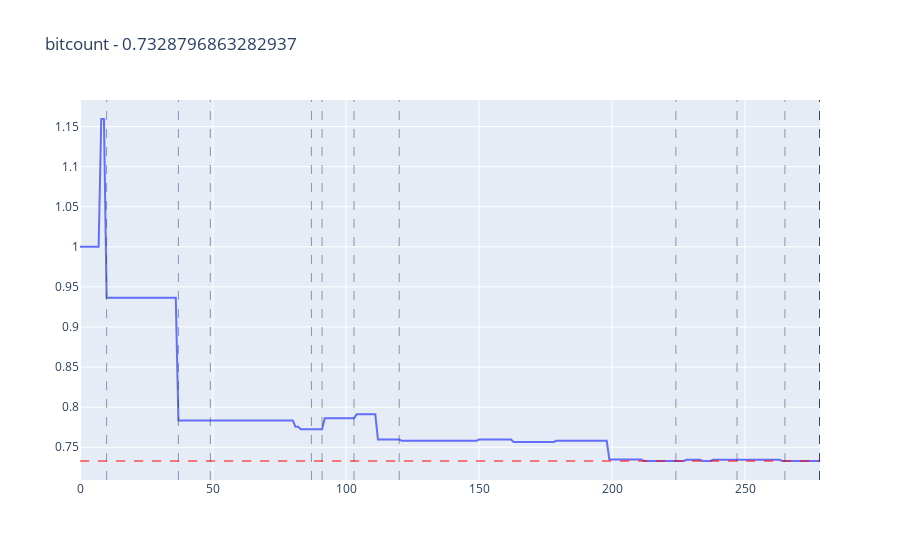
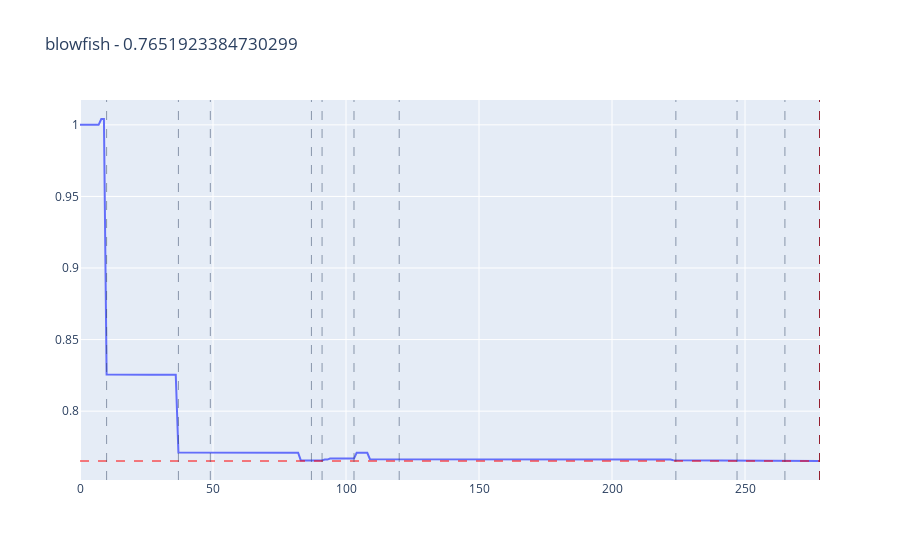
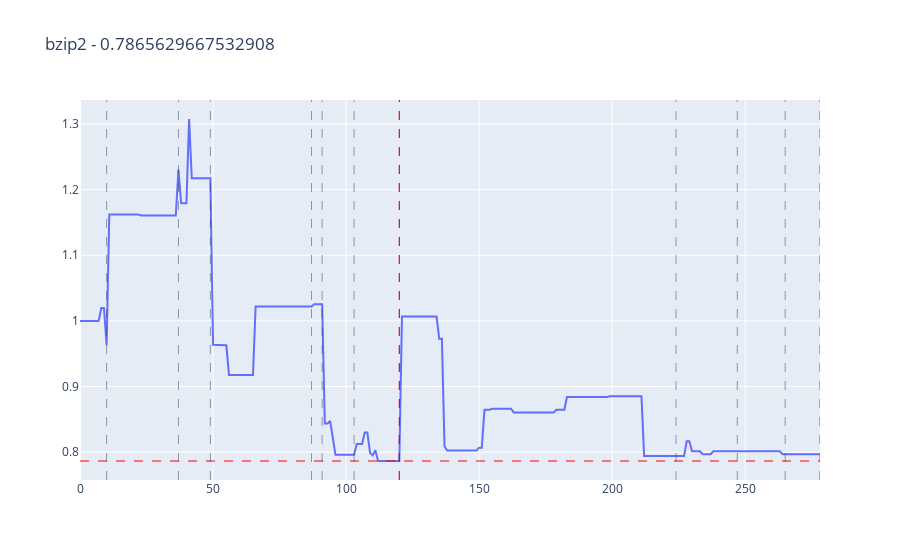
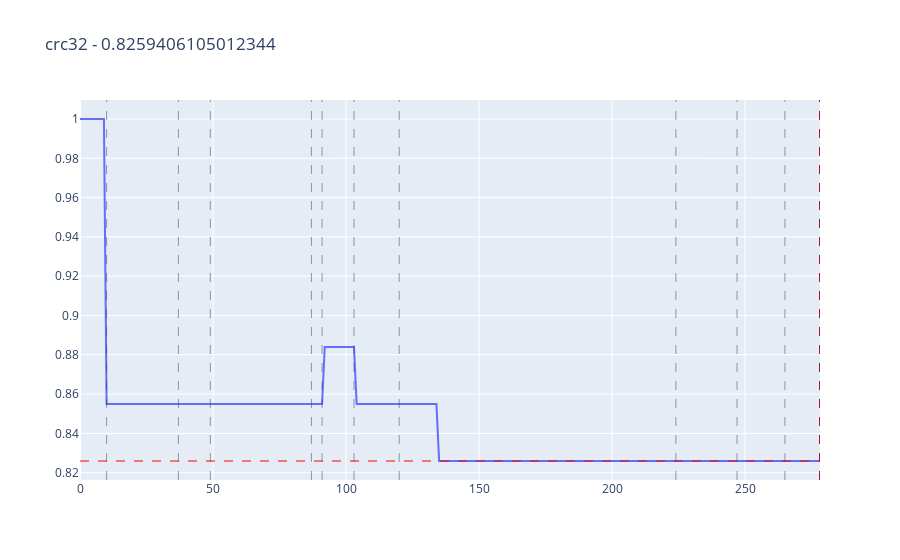

Here is the notebook cell these charts were saved with, in order:
### Code cell
import plotly.graph_objects as go

agmins = []

for name, data in results.items():
    fig = go.Figure()
    if len(data) > 0:
        np_data = np.array(data)
        agmins.append(len(np_data) - np.argmin(np_data[::-1]) - 1)
        fig.add_trace(go.Scatter(y=np_data / np_data[0],
                    mode='lines',
                    # mode='lines+markers',
                    name=name))

        fig.add_hline(y=np.min(np_data / np_data[0]), line_width=1, line_dash="dash", line_color="red")
        fig.add_vline(x=agmins[-1], line_width=1, line_dash="dash", line_color="red")
    
        # for i in range(len(O3_SEQ)):
        #     if O3_SEQ[i] == "-simplifycfg":
        #         fig.add_vline(x=i + 1, line_width=0.5, line_dash="dash")
        for el in agmins_prev:
            fig.add_vline(x=el, line_width=0.5, line_dash="dash")
    
        
        fig.update_layout(
            # width=1750, height=1000
            # width=1750, height=1500
            title=f"{name} - {np_data.min()/ np_data[0]}",
        )
    fig.show()

### Figure 1 — Plotly figure (JSON) as saved in the notebook; plotly's stock layout.template omitted (floating-point values rounded to 4 significant figures; data arrays with more than 128 entries replaced by an {"elided": "..."} marker saying what was removed)
{"data": [{"mode": "lines", "name": "bitcount", "type": "scatter", "y": {"elided": "279 float values"}}], "layout": {"autosize": true, "shapes": [{"line": {"color": "red", "dash": "dash", "width": 1}, "type": "line", "x0": 0, "x1": 1, "xref": "x domain", "y0": 0.7329, "y1": 0.7329, "yref": "y"}, {"line": {"color": "red", "dash": "dash", "width": 1}, "type": "line", "x0": 278, "x1": 278, "xref": "x", "y0": 0, "y1": 1, "yref": "y domain"}, {"line": {"dash": "dash", "width": 0.5}, "type": "line", "x0": 10, "x1": 10, "xref": "x", "y0": 0, "y1": 1, "yref": "y domain"}, {"line": {"dash": "dash", "width": 0.5}, "type": "line", "x0": 37, "x1": 37, "xref": "x", "y0": 0, "y1": 1, "yref": "y domain"}, {"line": {"dash": "dash", "width": 0.5}, "type": "line", "x0": 49, "x1": 49, "xref": "x", "y0": 0, "y1": 1, "yref": "y domain"}, {"line": {"dash": "dash", "width": 0.5}, "type": "line", "x0": 87, "x1": 87, "xref": "x", "y0": 0, "y1": 1, "yref": "y domain"}, {"line": {"dash": "dash", "width": 0.5}, "type": "line", "x0": 91, "x1": 91, "xref": "x", "y0": 0, "y1": 1, "yref": "y domain"}, {"line": {"dash": "dash", "width": 0.5}, "type": "line", "x0": 103, "x1": 103, "xref": "x", "y0": 0, "y1": 1, "yref": "y domain"}, {"line": {"dash": "dash", "width": 0.5}, "type": "line", "x0": 120, "x1": 120, "xref": "x", "y0": 0, "y1": 1, "yref": "y domain"}, {"line": {"dash": "dash", "width": 0.5}, "type": "line", "x0": 224, "x1": 224, "xref": "x", "y0": 0, "y1": 1, "yref": "y domain"}, {"line": {"dash": "dash", "width": 0.5}, "type": "line", "x0": 247, "x1": 247, "xref": "x", "y0": 0, "y1": 1, "yref": "y domain"}, {"line": {"dash": "dash", "width": 0.5}, "type": "line", "x0": 265, "x1": 265, "xref": "x", "y0": 0, "y1": 1, "yref": "y domain"}, {"line": {"dash": "dash", "width": 0.5}, "type": "line", "x0": 278, "x1": 278, "xref": "x", "y0": 0, "y1": 1, "yref": "y domain"}], "title": {"text": "bitcount - 0.7328796863282937"}, "xaxis": {"autorange": true, "range": [0, 278.2]}, "yaxis": {"autorange": true, "range": [0.7092, 1.183], "type": "linear"}}}

### Figure 2 — Plotly figure (JSON) as saved in the notebook; plotly's stock layout.template omitted (floating-point values rounded to 4 significant figures; data arrays with more than 128 entries replaced by an {"elided": "..."} marker saying what was removed)
{"data": [{"mode": "lines", "name": "blowfish", "type": "scatter", "y": {"elided": "279 float values"}}], "layout": {"autosize": true, "shapes": [{"line": {"color": "red", "dash": "dash", "width": 1}, "type": "line", "x0": 0, "x1": 1, "xref": "x domain", "y0": 0.7652, "y1": 0.7652, "yref": "y"}, {"line": {"color": "red", "dash": "dash", "width": 1}, "type": "line", "x0": 278, "x1": 278, "xref": "x", "y0": 0, "y1": 1, "yref": "y domain"}, {"line": {"dash": "dash", "width": 0.5}, "type": "line", "x0": 10, "x1": 10, "xref": "x", "y0": 0, "y1": 1, "yref": "y domain"}, {"line": {"dash": "dash", "width": 0.5}, "type": "line", "x0": 37, "x1": 37, "xref": "x", "y0": 0, "y1": 1, "yref": "y domain"}, {"line": {"dash": "dash", "width": 0.5}, "type": "line", "x0": 49, "x1": 49, "xref": "x", "y0": 0, "y1": 1, "yref": "y domain"}, {"line": {"dash": "dash", "width": 0.5}, "type": "line", "x0": 87, "x1": 87, "xref": "x", "y0": 0, "y1": 1, "yref": "y domain"}, {"line": {"dash": "dash", "width": 0.5}, "type": "line", "x0": 91, "x1": 91, "xref": "x", "y0": 0, "y1": 1, "yref": "y domain"}, {"line": {"dash": "dash", "width": 0.5}, "type": "line", "x0": 103, "x1": 103, "xref": "x", "y0": 0, "y1": 1, "yref": "y domain"}, {"line": {"dash": "dash", "width": 0.5}, "type": "line", "x0": 120, "x1": 120, "xref": "x", "y0": 0, "y1": 1, "yref": "y domain"}, {"line": {"dash": "dash", "width": 0.5}, "type": "line", "x0": 224, "x1": 224, "xref": "x", "y0": 0, "y1": 1, "yref": "y domain"}, {"line": {"dash": "dash", "width": 0.5}, "type": "line", "x0": 247, "x1": 247, "xref": "x", "y0": 0, "y1": 1, "yref": "y domain"}, {"line": {"dash": "dash", "width": 0.5}, "type": "line", "x0": 265, "x1": 265, "xref": "x", "y0": 0, "y1": 1, "yref": "y domain"}, {"line": {"dash": "dash", "width": 0.5}, "type": "line", "x0": 278, "x1": 278, "xref": "x", "y0": 0, "y1": 1, "yref": "y domain"}], "title": {"text": "blowfish - 0.7651923384730299"}, "xaxis": {"autorange": true, "range": [0, 278.2]}, "yaxis": {"autorange": true, "range": [0.7519, 1.017], "type": "linear"}}}

### Figure 3 — Plotly figure (JSON) as saved in the notebook; plotly's stock layout.template omitted (floating-point values rounded to 4 significant figures; data arrays with more than 128 entries replaced by an {"elided": "..."} marker saying what was removed)
{"data": [{"mode": "lines", "name": "bzip2", "type": "scatter", "y": {"elided": "279 float values"}}], "layout": {"autosize": true, "shapes": [{"line": {"color": "red", "dash": "dash", "width": 1}, "type": "line", "x0": 0, "x1": 1, "xref": "x domain", "y0": 0.7866, "y1": 0.7866, "yref": "y"}, {"line": {"color": "red", "dash": "dash", "width": 1}, "type": "line", "x0": 120, "x1": 120, "xref": "x", "y0": 0, "y1": 1, "yref": "y domain"}, {"line": {"dash": "dash", "width": 0.5}, "type": "line", "x0": 10, "x1": 10, "xref": "x", "y0": 0, "y1": 1, "yref": "y domain"}, {"line": {"dash": "dash", "width": 0.5}, "type": "line", "x0": 37, "x1": 37, "xref": "x", "y0": 0, "y1": 1, "yref": "y domain"}, {"line": {"dash": "dash", "width": 0.5}, "type": "line", "x0": 49, "x1": 49, "xref": "x", "y0": 0, "y1": 1, "yref": "y domain"}, {"line": {"dash": "dash", "width": 0.5}, "type": "line", "x0": 87, "x1": 87, "xref": "x", "y0": 0, "y1": 1, "yref": "y domain"}, {"line": {"dash": "dash", "width": 0.5}, "type": "line", "x0": 91, "x1": 91, "xref": "x", "y0": 0, "y1": 1, "yref": "y domain"}, {"line": {"dash": "dash", "width": 0.5}, "type": "line", "x0": 103, "x1": 103, "xref": "x", "y0": 0, "y1": 1, "yref": "y domain"}, {"line": {"dash": "dash", "width": 0.5}, "type": "line", "x0": 120, "x1": 120, "xref": "x", "y0": 0, "y1": 1, "yref": "y domain"}, {"line": {"dash": "dash", "width": 0.5}, "type": "line", "x0": 224, "x1": 224, "xref": "x", "y0": 0, "y1": 1, "yref": "y domain"}, {"line": {"dash": "dash", "width": 0.5}, "type": "line", "x0": 247, "x1": 247, "xref": "x", "y0": 0, "y1": 1, "yref": "y domain"}, {"line": {"dash": "dash", "width": 0.5}, "type": "line", "x0": 265, "x1": 265, "xref": "x", "y0": 0, "y1": 1, "yref": "y domain"}, {"line": {"dash": "dash", "width": 0.5}, "type": "line", "x0": 278, "x1": 278, "xref": "x", "y0": 0, "y1": 1, "yref": "y domain"}], "title": {"text": "bzip2 - 0.7865629667532908"}, "xaxis": {"autorange": true, "range": [0, 278.1]}, "yaxis": {"autorange": true, "range": [0.7576, 1.337], "type": "linear"}}}

### Figure 4 — Plotly figure (JSON) as saved in the notebook; plotly's stock layout.template omitted (floating-point values rounded to 4 significant figures; data arrays with more than 128 entries replaced by an {"elided": "..."} marker saying what was removed)
{"data": [{"mode": "lines", "name": "crc32", "type": "scatter", "y": {"elided": "279 float values"}}], "layout": {"autosize": true, "shapes": [{"line": {"color": "red", "dash": "dash", "width": 1}, "type": "line", "x0": 0, "x1": 1, "xref": "x domain", "y0": 0.8259, "y1": 0.8259, "yref": "y"}, {"line": {"color": "red", "dash": "dash", "width": 1}, "type": "line", "x0": 278, "x1": 278, "xref": "x", "y0": 0, "y1": 1, "yref": "y domain"}, {"line": {"dash": "dash", "width": 0.5}, "type": "line", "x0": 10, "x1": 10, "xref": "x", "y0": 0, "y1": 1, "yref": "y domain"}, {"line": {"dash": "dash", "width": 0.5}, "type": "line", "x0": 37, "x1": 37, "xref": "x", "y0": 0, "y1": 1, "yref": "y domain"}, {"line": {"dash": "dash", "width": 0.5}, "type": "line", "x0": 49, "x1": 49, "xref": "x", "y0": 0, "y1": 1, "yref": "y domain"}, {"line": {"dash": "dash", "width": 0.5}, "type": "line", "x0": 87, "x1": 87, "xref": "x", "y0": 0, "y1": 1, "yref": "y domain"}, {"line": {"dash": "dash", "width": 0.5}, "type": "line", "x0": 91, "x1": 91, "xref": "x", "y0": 0, "y1": 1, "yref": "y domain"}, {"line": {"dash": "dash", "width": 0.5}, "type": "line", "x0": 103, "x1": 103, "xref": "x", "y0": 0, "y1": 1, "yref": "y domain"}, {"line": {"dash": "dash", "width": 0.5}, "type": "line", "x0": 120, "x1": 120, "xref": "x", "y0": 0, "y1": 1, "yref": "y domain"}, {"line": {"dash": "dash", "width": 0.5}, "type": "line", "x0": 224, "x1": 224, "xref": "x", "y0": 0, "y1": 1, "yref": "y domain"}, {"line": {"dash": "dash", "width": 0.5}, "type": "line", "x0": 247, "x1": 247, "xref": "x", "y0": 0, "y1": 1, "yref": "y domain"}, {"line": {"dash": "dash", "width": 0.5}, "type": "line", "x0": 265, "x1": 265, "xref": "x", "y0": 0, "y1": 1, "yref": "y domain"}, {"line": {"dash": "dash", "width": 0.5}, "type": "line", "x0": 278, "x1": 278, "xref": "x", "y0": 0, "y1": 1, "yref": "y domain"}], "title": {"text": "crc32 - 0.8259406105012344"}, "xaxis": {"autorange": true, "range": [0, 278.2]}, "yaxis": {"autorange": true, "range": [0.8163, 1.01], "type": "linear"}}}
